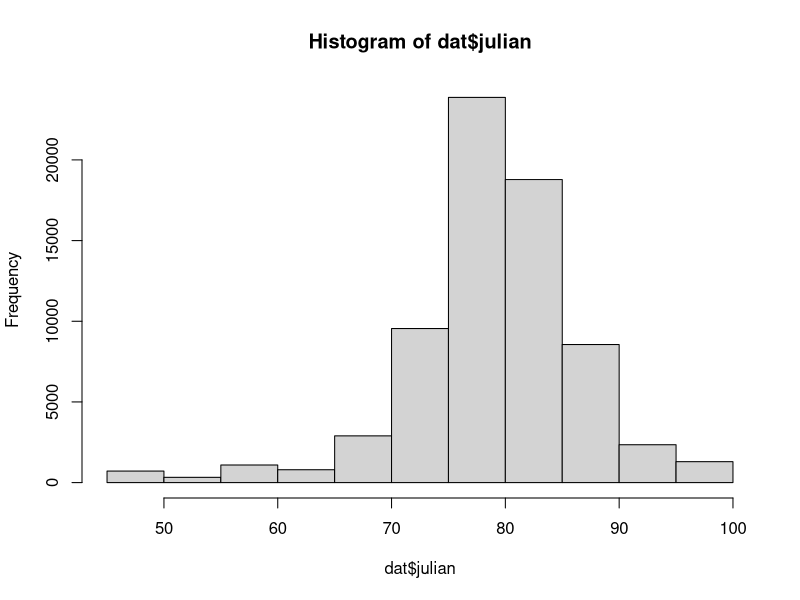

R code for this plot:
#================================================================================
#Load & explore size-at-age data
#================================================================================

#data wrangling----------
#copied from acoustic_trawl_data_explor
library(tidyverse)
theme_set(theme_bw())

# first, combine data for different periods into a single df

d1 <- read.csv("./data/ShelikofHistorical_86_94_v2.csv")

d2 <- read.csv("./data/ShelikofHistorical_1995_2002.csv")

d3 <- read.csv("./data/ShelikofHistorical_2003_2020.csv")

d4 <- read.csv("./data/ShelikofHistorical_0704.csv")

head(d1); head(d2); head(d3); head(d4)

# check dates on d4 / d3
unique(d4$DateTime) # March 13-28 2007
unique(d3$DateTime)

check <- grep("2007", d3$DateTime)
d3[check,] # no matches - that's good!


# make d1/d2 names compatible
names(d1)[11] <- "Sex"

identical(names(d1), names(d2))

identical(names(d2), names(d3))

names(d2); names(d3)

# examine maturity table
mat <- read.csv("./data/maturity.csv")
mat

# see how these are used in the different data sets
unique(d1$Maturity)
unique(d1$MaturityTable)

unique(d2$Maturity)
unique(d2$MaturityTable)

unique(d3$Maturity)
unique(d3$MaturityIndex)

unique(d4$Maturity)
unique(d4$MaturityIndex)

# for an initial look, I will lump into the original maturity schedule (Table 3)
d1$maturity_table_3 <- d1$Maturity

d2$maturity_table_3 <- ifelse(d2$MaturityTable == 3, d2$Maturity,
                              ifelse(d2$MaturityTable == 11 & d2$Maturity == 1, 1,
                                     ifelse(d2$MaturityTable == 11 & d2$Maturity %in% c(2,3), 2,
                                            ifelse(d2$MaturityTable == 11 & d2$Maturity %in% c(4,5), 3,
                                                   ifelse(d2$MaturityTable == 11 & d2$Maturity == 6, 4, 5)))))
d3$maturity_table_3 <- case_when(
  d3$Maturity == "Immature" ~ 1,
  d3$Maturity %in% c("Developing I", "Developing II", "Developing") ~ 2,
  d3$Maturity %in% c("Prespawning I", "Prespawning II", "Prespawning") ~ 3,
  d3$Maturity == "Spawning" ~ 4,
  d3$Maturity %in% c("Spent I", "Spent II", "Spent") ~ 5)

d4$maturity_table_3 <- case_when(
  d4$Maturity == "Immature" ~ 1,
  d4$Maturity %in% c("Developing I", "Developing II", "Developing") ~ 2,
  d4$Maturity %in% c("Prespawning I", "Prespawning II", "Prespawning") ~ 3,
  d4$Maturity == "Spawning" ~ 4,
  d4$Maturity %in% c("Spent I", "Spent II", "Spent") ~ 5)

# clean up names
names(d1)[6:7] <- names(d2)[6:7] <- names(d3)[6:7] <- names(d4)[6:7] <- c("length", "weight")

# combine
d1 <- d1 %>% 
  select(Survey, Haul, Latitude, Longitude, DateTime, length, weight, Age, Sex, maturity_table_3)

d2 <- d2 %>% 
  select(Survey, Haul, Latitude, Longitude, DateTime, length, weight, Age, Sex, maturity_table_3)

d3 <- d3 %>% 
  select(Survey, Haul, Latitude, Longitude, DateTime, length, weight, Age, Sex, maturity_table_3)

d4 <- d4 %>% 
  select(Survey, Haul, Latitude, Longitude, DateTime, length, weight, Age, Sex, maturity_table_3)

# change d3/d4 weight to g
d3$weight <- 1000*d3$weight
d4$weight <- 1000*d4$weight

dat <- rbind(d1, d2, d3, d4)

# # limit to known-age
# 
# drop <- is.na(dat$Age)
# 
# dat <- dat[!drop,]

# get julian day
temp <- dat %>%
  select(DateTime) 

temp.more <- separate(temp, DateTime, into = c("date", "time"), sep = "\\s")

temp.more$date <- chron::dates(temp.more$date)

dat$julian <- lubridate::yday(temp.more$date)
dat$year <- lubridate::year(temp.more$date)
unique(dat$year)

hist(dat$julian) # looks right!

#end data wrangling-----
